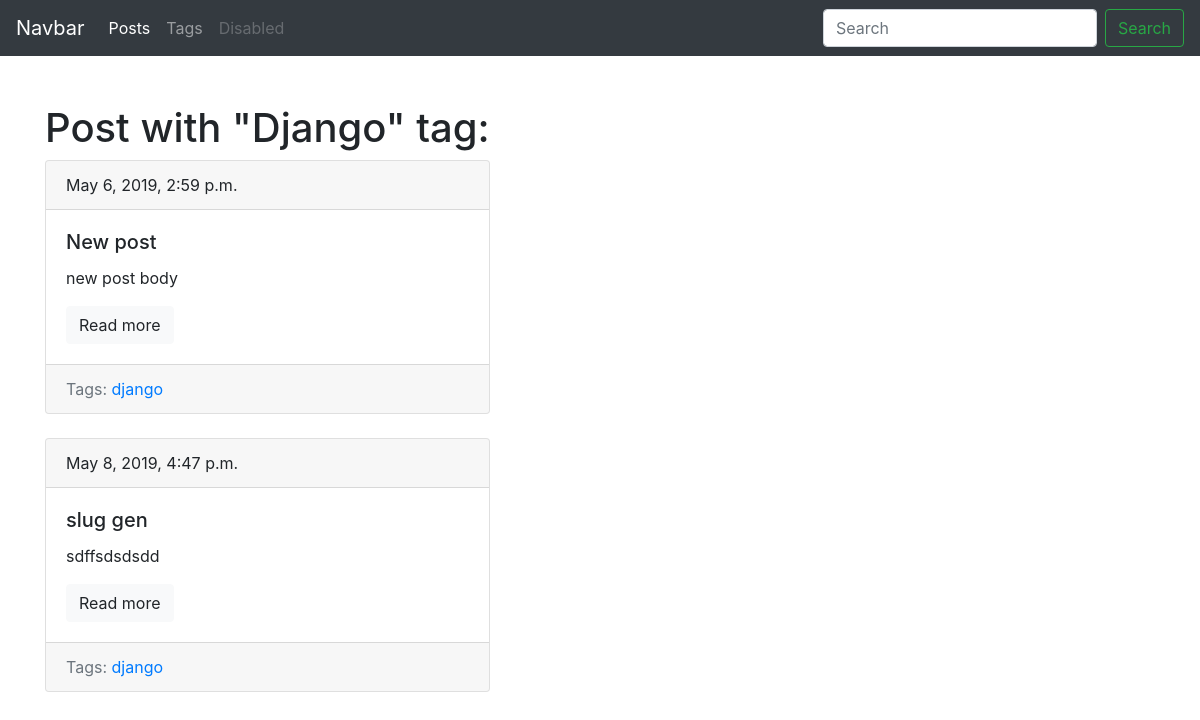
The page /blog/tag/django/ on the database as committed earlier.
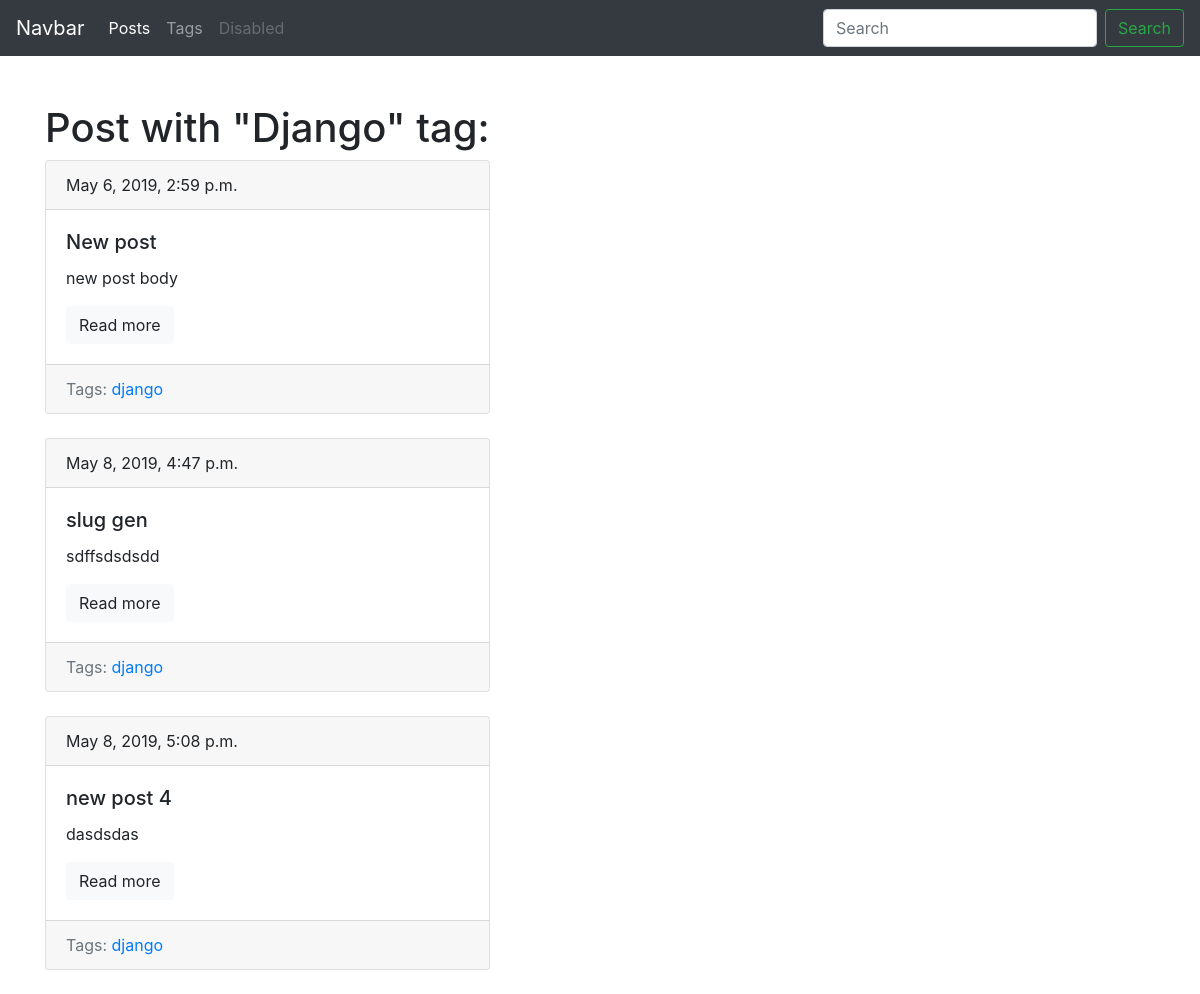
The same page on the database as committed later.
### blog/models.py (models this page shows, shortened)
class Post(models.Model):
	title = models.CharField(max_length=150, db_index=True)
	slug = models.SlugField(max_length=150, blank=True, unique=True)
	body = models.TextField(blank=True, db_index=True)
	tags = models.ManyToManyField('Tag', blank=True, related_name='posts')
	date_pub = models.DateTimeField(auto_now_add=True)
	def get_absolute_url(self):
		return reverse('post_detail_url', kwargs={'slug': self.slug})

class Tag(models.Model):
	title = models.CharField(max_length=50)
	slug = models.SlugField(max_length=50, unique=True)
	def get_absolute_url(self):
		return reverse('tag_detail_url', kwargs={'slug': self.slug})

### blog/views.py (the view)
# urls.py: path('tag/<str:slug>/', TagDetail.as_view(), name='tag_detail_url'),
class TagDetail(ObjectDetailMixin, View):
	model = Tag
	template = 'blog/tag_detail.html'

### blog/utils.py (called while the page is built)
	def get(self, request, slug):
		obj = get_object_or_404(self.model, slug__iexact=slug)
		return render(request, self.template, context={self.model.__name__.lower(): obj})

### blog/templates/blog/tag_detail.html (shortened to what this page needs)
{% extends 'blog/base_blog.html' %}
{% block content %}
	<h1 class="mt-5">Post with "{{ tag.title|title }}" tag:</h1>
	{% for post in tag.posts.all %}
		{% include 'blog/includes/post_card_template.html' %}
	{% endfor %}
{% endblock %}

### blog/templates/blog/includes/post_card_template.html
	<div class="card mb-4">
		<div class="card-header">
			{{ post.date_pub }}
		</div>
		<div class="card-body">
			<h5 class="card-title">{{ post.title }}</h5>
			<p class="card-text">{{ post.body|truncatewords:15 }}</p>
			<a href="{{ post.get_absolute_url }}" class="btn btn-light">Read more</a>
		</div>
		<div class="card-footer text-muted">
			Tags:
			{% for tag in post.tags.all %}
				<a href="{{ tag.get_absolute_url }}">{{ tag.title }}</a>
			{% endfor %}
		</div>
	</div>

Rows that differ between the two databases and show on the page:
now on this page (row edited): Post: date_pub "May 8, 2019, 5:08 p.m.", title "new post 4", body "dasdsdas", Tag (title "django")
